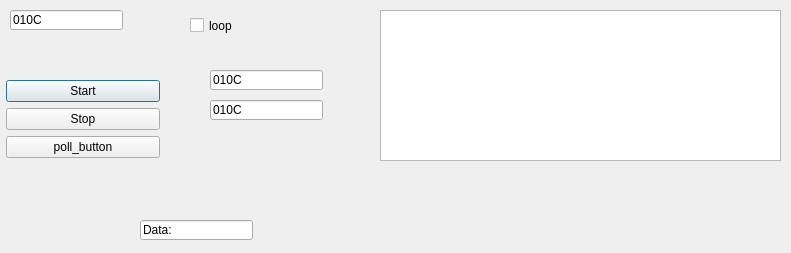
<?xml version="1.0" encoding="UTF-8"?>
<ui version="4.0">
 <class>Dialog</class>
 <widget class="QDialog" name="Dialog">
  <property name="geometry">
   <rect>
    <x>0</x>
    <y>0</y>
    <width>791</width>
    <height>253</height>
   </rect>
  </property>
  <property name="windowTitle">
   <string>Dialog</string>
  </property>
  <widget class="QTextBrowser" name="text_edit">
   <property name="geometry">
    <rect>
     <x>380</x>
     <y>10</y>
     <width>401</width>
     <height>151</height>
    </rect>
   </property>
  </widget>
  <widget class="QWidget" name="formLayoutWidget">
   <property name="geometry">
    <rect>
     <x>0</x>
     <y>80</y>
     <width>160</width>
     <height>83</height>
    </rect>
   </property>
   <layout class="QFormLayout" name="formLayout">
    <item row="0" column="1">
     <widget class="QPushButton" name="start_button">
      <property name="text">
       <string>Start</string>
      </property>
     </widget>
    </item>
    <item row="1" column="1">
     <widget class="QPushButton" name="stop_button">
      <property name="text">
       <string>Stop</string>
      </property>
     </widget>
    </item>
    <item row="2" column="1">
     <widget class="QPushButton" name="poll_button">
      <property name="text">
       <string>poll_button</string>
      </property>
     </widget>
    </item>
   </layout>
  </widget>
  <widget class="QLineEdit" name="lineEdit_command">
   <property name="geometry">
    <rect>
     <x>10</x>
     <y>10</y>
     <width>113</width>
     <height>20</height>
    </rect>
   </property>
   <property name="text">
    <string>010C</string>
   </property>
  </widget>
  <widget class="QLineEdit" name="lineEdit_data">
   <property name="geometry">
    <rect>
     <x>140</x>
     <y>220</y>
     <width>113</width>
     <height>20</height>
    </rect>
   </property>
   <property name="text">
    <string>Data:</string>
   </property>
  </widget>
  <widget class="QCheckBox" name="checkbox_loop">
   <property name="geometry">
    <rect>
     <x>190</x>
     <y>10</y>
     <width>131</width>
     <height>31</height>
    </rect>
   </property>
   <property name="text">
    <string>loop</string>
   </property>
  </widget>
  <widget class="QLineEdit" name="lineEdit_RPM">
   <property name="geometry">
    <rect>
     <x>210</x>
     <y>70</y>
     <width>113</width>
     <height>20</height>
    </rect>
   </property>
   <property name="text">
    <string>010C</string>
   </property>
  </widget>
  <widget class="QLineEdit" name="lineEdit_V">
   <property name="geometry">
    <rect>
     <x>210</x>
     <y>100</y>
     <width>113</width>
     <height>20</height>
    </rect>
   </property>
   <property name="text">
    <string>010C</string>
   </property>
  </widget>
 </widget>
 <resources/>
 <connections/>
</ui>
